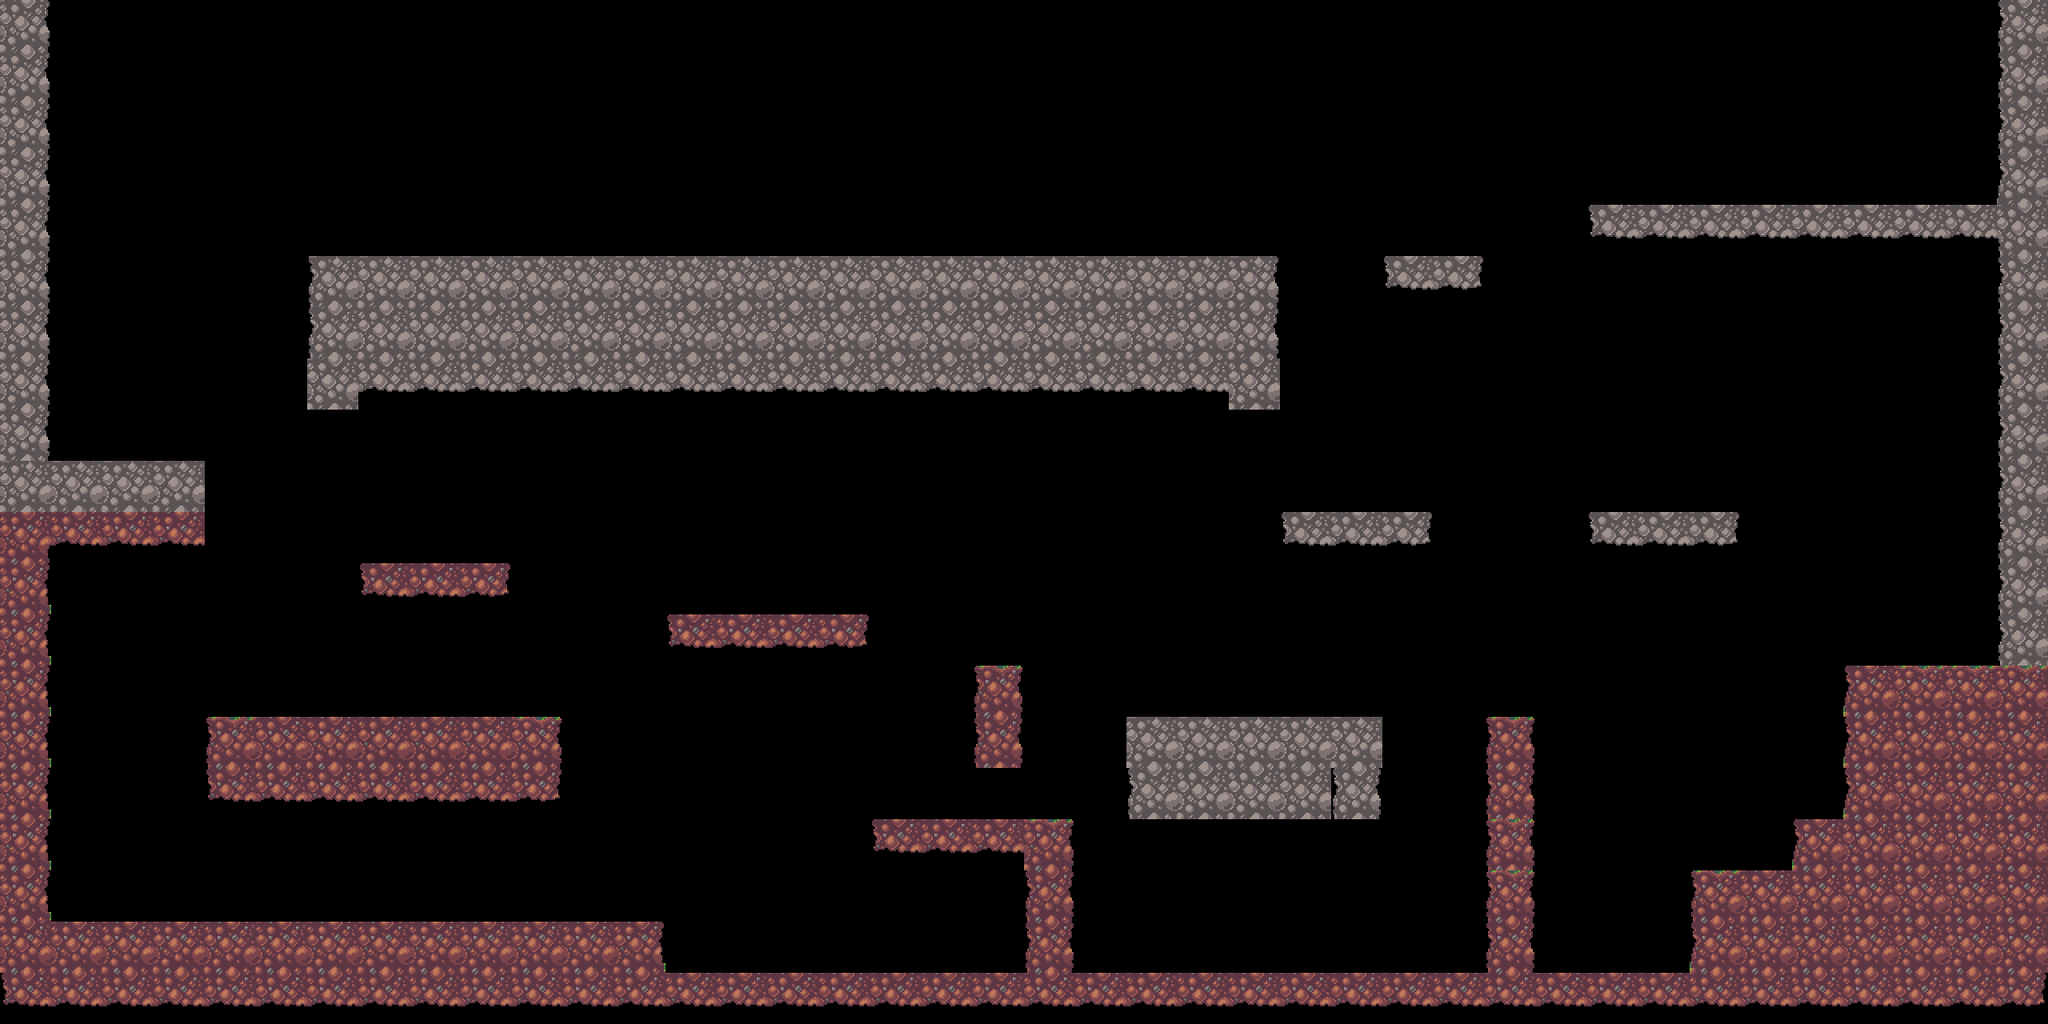

This game map was drawn from its Tiled (.tmx) file and the tilesets committed beside it. A one-line description and the trimmed map source follow:
An orthogonal 40x20 tile map with 64x64 px tiles, 1 tile layer (PlatformTiles), 3 hidden layers not drawn, 2 tilesets.

<map version="1.9" tiledversion="1.9.2" orientation="orthogonal" renderorder="left-down" width="40" height="20" tilewidth="64" tileheight="64" infinite="0" nextlayerid="6" nextobjectid="1">
 <tileset firstgid="1" source="Tileset/Map_tileset.tsx" />
 <tileset firstgid="301" source="Tileset/Map_decor.tsx" />
 <imagelayer id="2" name="Background" visible="0" locked="1" parallaxx="0" parallaxy="0.3" repeatx="1">
  <image source="Background/Background.png" width="320" height="960" />
 </imagelayer>
 <layer id="5" name="BackdroungTiles" width="40" height="20" visible="0" locked="1">
  <data>[800 cells, 0 non-empty, 0 distinct tile ids]</data>
 </layer>
 <layer id="1" name="PlatformTiles" width="40" height="20">
  <data>[800 cells, 238 non-empty, 29 distinct tile ids]</data>
 </layer>
 <objectgroup id="4" name="Objects" visible="0" locked="1" />
 <layer id="3" name="ForegroundTiles" width="40" height="20" visible="0" locked="1">
  <data>[800 cells, 0 non-empty, 0 distinct tile ids]</data>
 </layer>
</map>
